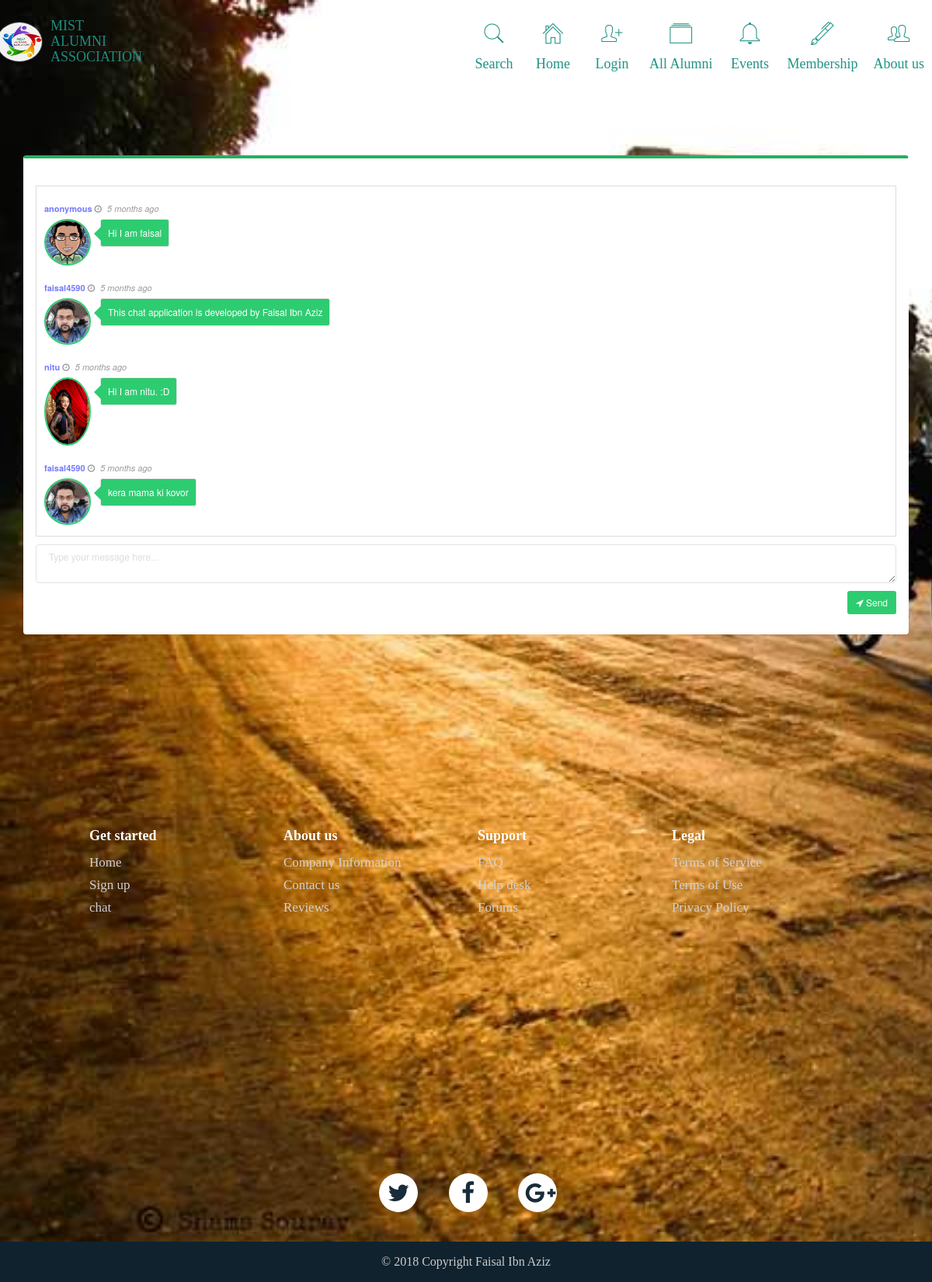
Page /open_chat.php on the committed database.
### tables this page shows
CREATE TABLE `chat_history` (
  `chat_id` int(13) NOT NULL,
  `chat_username` varchar(255) NOT NULL,
  `chat_body` text NOT NULL,
  `chat_image` varchar(255) NOT NULL,
  `chat_time` datetime NOT NULL
);

### open_chat.php (the view, shortened to what this page needs)
<!DOCTYPE html>
<html lang="en">
<head>
    <link rel="stylesheet" href="css/chatStyle.css">
    <link rel="stylesheet" href="css/Footer-with-map.css">
    <link rel="stylesheet" href="css/preloader.css">
    <link rel="stylesheet" href="https://stackpath.bootstrapcdn.com/font-awesome/4.7.0/css/font-awesome.min.css">
</head>
<body>
<?php
include 'navbarNew2.php';
?>
<div class="container" style="margin-top: 100px;">
    <div class="row">
        <div class="col-sm-12">
            <form name="chatForm" action="process_chat.php" enctype="multipart/form-data" method="post">
                <div class="panel panel-white border-top-green">
                    <div class="panel-body chat">
                        <div class="row chat-wrapper">
                            <div class="col-md-8" style="width: 100%;">
                                <div class="recipient-box">
                                </div>
                                <div>
                                    <div class="slimScrollDiv"
                                         style="position: relative; overflow: hidden; width: auto; height: 452px;">
                                        <div class="message-list-wrapper"
                                             style="overflow: hidden; width: auto; height: 452px;">
                                            <ul class="message-list">
<?php
$db = new mysqli('localhost', 'root', '', 'alumni') or die("Can't Connect to database");
$query = 'SELECT * FROM alumni.chat_history ORDER BY chat_id ASC ' ;
$res = $db->query($query) or die("Can't Connect to Query...");
while ($row = $res->fetch_array(MYSQLI_ASSOC))
{
    $timee = $row['chat_time'];
    echo '  <li class="left">
                                                <span class="username">
                                                </span>
                                                    <small class="timestamp"><span style="color:#7479FF; font-style: normal; font-weight: bold;">
                                                '.$row['chat_username'].'    '.'</span>
                                            <i class="fa fa-clock-o"></i> <time class="timeago" datetime="'.date(DATE_ISO8601, strtotime($timee)).'"></time>
                                            </small>
                                                    <span class="avatar available tooltips" data-toggle="tooltip "
                                                          data-placement="right" data-original-title="Yanique Robinson">
                                                <img src="images/userImages/'.$row['chat_image'].'" class="img-circle" alt="avatar">
                                                </span>
                                                    <div class="body">
                                                        <div class="message well well-sm">
                                    '.$row['chat_body'].'
                                    </div>
                                                    </div>
                                                </li>
                                             ';
}
?>
                                            </ul>
                                        </div>
                                    </div>
                                    <div class="compose-box">
                                        <div class="row">
                                            <div class="col-xs-12 mg-btm-10">
                                            <textarea id="btn-input" class="form-control input-sm"
                                                      name="chatMessage"
                                                      placeholder="Type your message here..."></textarea>
                                            </div>
                                            <div class="col-lg-12">
                                                <button class="btn btn-green btn-sm pull-right">
                                                    <i class="fa fa-location-arrow"></i> Send
                                                </button>
                                            </div>
                                        </div>
                                    </div>
                                </div>
                            </div>
                        </div>
                    </div>
                </div>
            </form>
        </div>
    </div>
</div>
<?php
include 'footer.php';
?>
</body>
</html>

### css/chatStyle.css (style rules this page uses)
body { margin-top: 20px; background-image: url(../images/mist_dark_footer.jpg); background-size: cover; background-repeat: no-repeat; background-attachment: fixed; }
.chat .chat-wrapper .message-list-wrapper { border: 1px solid #ddd; height: 452px; position: relative; overflow-y: auto; }
.chat .chat-wrapper .message-list-wrapper .message-list { padding: 0; }
.chat .chat-wrapper .message-list-wrapper .message-list li { display: block; padding: 20px 10px; clear: both; position: relative; color: white; }
.chat .chat-wrapper .message-list-wrapper .message-list li.left .avatar { margin-right: 12px; display: block; float: left; }
.chat .chat-wrapper .message-list-wrapper .message-list li.left .avatar img { width: 60px; height: auto; border: 2px solid transparent; }
.chat .chat-wrapper .message-list-wrapper .message-list li.left .avatar.available img { border-color: #2ecc71; }
.chat .chat-wrapper .message-list-wrapper .message-list li.left .timestamp { text-align: left; display: block; color: #999; font-size: 11px; line-height: 18px; font-style: italic; margin-bottom: 4px; }
.chat .chat-wrapper .message-list-wrapper .message-list li.left .timestamp i { margin-right: 4px; }
.chat .chat-wrapper .message-list-wrapper .message-list li.left .body { display: block; width: 87%; float: left; position: relative; }
.chat .chat-wrapper .message-list-wrapper .message-list li.left .body .message { font-size: 12px; line-height: 16px; display: inline-block; width: auto; background: #2ecc71; }
.chat .chat-wrapper .message-list-wrapper .message-list li.left .body .message:before { content: ''; display: block; position: absolute; width: 0; height: 0; border-style: solid; border-width: 9px 9px 9px 0; border-color: transparent #2ecc71 transparent transparent; left: 0; top: 10px; margin-left: -8px; }
.chat .chat-wrapper .compose-box { padding: 10px 0; }
.chat .chat-wrapper .recipient-box { padding: 10px 0; }
.btn-green { background-color: #2ecc71; border-color: #27ae60; color: white; }
.mg-btm-10 { margin-bottom: 10px !important; }
.panel-white { border: 1px solid #dddddd; }
.panel { border-radius: 0; margin-bottom: 30px; }
.border-top-green { border-top: 4px solid #27ae60 !important; }

### css/Footer-with-map.css (style rules this page uses)
html { height: 100%; }
body { display: flex; display: -webkit-flex; flex-direction: column; -webkit-flex-direction: column; height: 100%; }

### css/newNavbar/ct-navbar.css (style rules this page uses)
.form-control, .input-group-addon { -webkit-transition: all 300ms linear; -moz-transition: all 300ms linear; -o-transition: all 300ms linear; -ms-transition: all 300ms linear; transition: all 300ms linear; }
.form-control { background-color: #FFFFFF; border: 1px solid #E3E3E3; border-radius: 4px; box-shadow: none; color: #444444; height: 38px; padding: 6px 16px; }

### rows in the picture
chat_history: chat_username "anonymous", chat_image (picture), chat_body "Hi I am faisal"
chat_history: chat_username "faisal4590", chat_image (picture), chat_body "This chat application is developed by Faisal Ibn Aziz"
chat_history: chat_username "nitu", chat_image (picture), chat_body "Hi I am nitu. :D"
chat_history: chat_username "faisal4590", chat_image (picture), chat_body "kera mama ki kovor"
